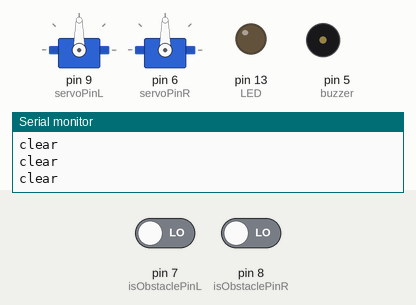
This sketch was run on a simulated Arduino Uno, built with avr-gcc and run on an emulated ATmega328P. Shown: 2 × servo, output pins drawn as LEDs (lit = HIGH), buzzer (waves = sounding), the last lines printed to the serial monitor. Inputs (shaded band) come from the test bench; at power-on: pin 7 (isObstaclePinL) LOW, pin 8 (isObstaclePinR) LOW.

Above: at 2.8 s.
2.9 s: pin 7 (isObstaclePinL) driven HIGH
At 10.4 s:
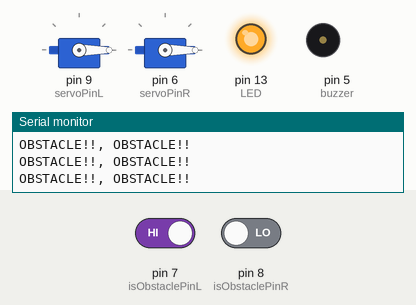
Timing chart, 0 to 11.9 s (numbered marks = the images above; inputs shaded):
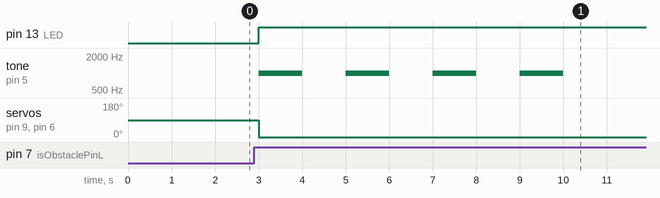

Measured:
- after the input at 2.9 s, pin 13 (LED): LOW → HIGH after 0.10 s; tone on pin 5 (buzzer): alternates 1000 Hz for 1.0 s and silent for 1.0 s, 8 changes in all, then stays silent, starting after 0.10 s; servo on pin 9 (servoPinL), servo on pin 6 (servoPinR): 90° → 0° after 0.10 s

The sketch:

railway.ino
```cpp
#include <Servo.h>
const int buzzer = 5; //buzzer to arduino pin 5
int servoPinL = 9;
int servoPinR = 6;
int LED = 13; // Use the onboard Uno LED
int isObstaclePinL = 7;  // This is our input pin
int isObstacleL = LOW;  // HIGH MEANS OBSTACLE
int isObstaclePinR = 8;  // This is our input pin
int isObstacleR = LOW;  // HIGH MEANS OBSTACLE
Servo servoL;
Servo servoR;
int servoAngle = 0;   // servo position in degrees
int c=0;
void setup() {
   pinMode(buzzer, OUTPUT);
  pinMode(LED, OUTPUT);
  pinMode(isObstaclePinL, INPUT);
    pinMode(isObstaclePinR, INPUT);
   servoL.attach(servoPinL);
   servoR.attach(servoPinR);
   Serial.begin(9600);

}

void loop() {
  isObstacleL = digitalRead(isObstaclePinL);
  isObstacleR = digitalRead(isObstaclePinR);
  if (isObstacleL||isObstacleR == HIGH)
  {
    Serial.println("OBSTACLE!!, OBSTACLE!!");
    digitalWrite(LED, HIGH);
    servoL.write(0);      // Turn SG90 servo back to 0 degrees (center position)
    servoR.write(0);

    if(c<4)
    {
  tone(buzzer, 1000); // Send 1KHz sound signal...
  delay(1000);
   noTone(buzzer);
   delay(1000);          // Wait 1 second
    }
    c++;
   }
  else
  {
    Serial.println("clear");
    digitalWrite(LED, LOW);
    servoL.write(90);      // Turn SG90 servo back to 90 degrees (center position)
    servoR.write(90);
   delay(1000);          // Wait 1 second
 c=0;
  }
}
```
